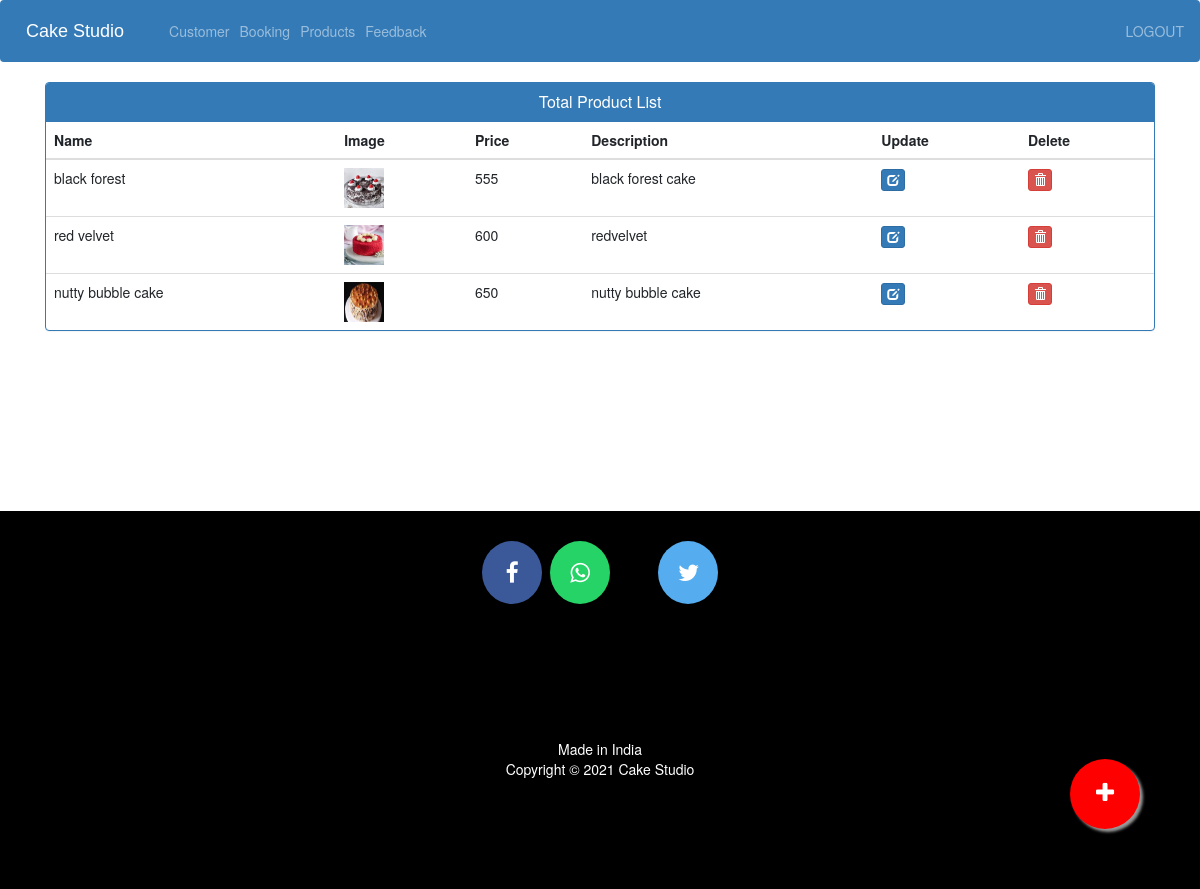
The page /admin-products (signed in) on the database its author committed.
### store/models.py (models this page shows, shortened)
class Product(models.Model):
    name = models.CharField(max_length=40)
    product_image = models.ImageField(upload_to='product_image/', null=True, blank=True)
    price = models.PositiveIntegerField()
    description = models.CharField(max_length=40)

### store/views.py (the view)
# urls.py: path('admin-products', views.admin_products_view, name='admin-products'),
@login_required(login_url='adminlogin')
def admin_products_view(request):
    products = models.Product.objects.all()
    return render(request, 'ecom/admin_products.html', {'products': products})

### store/templates/ecom/admin_products.html (shortened to what this page needs)
{% extends 'ecom/admin_base.html' %}
{% load static %}
{% block content %}
<head>
  <link href="//netdna.bootstrapcdn.com/bootstrap/3.0.0/css/bootstrap.min.css" rel="stylesheet" id="bootstrap-css">
</head>
<div class="container">
  <div class="panel panel-primary">
    <div class="panel-heading">
      <h6 class="panel-title">Total Product List</h6>
    </div>
    <table class="table table-hover" id="dev-table">
      <thead>
        <tr>
          <th>Name</th>
          <th>Image</th>
          <th>Price</th>
          <th>Description</th>
          <th>Update</th>
          <th>Delete</th>
        </tr>
      </thead>
      {% for p in products %}
  {% if p %}
      <tr>
        <td> {{p.name}}</td>
        <td> <img src="{{ p.product_image.url }}" alt="Profile Pic" height="40px" width="40px" /></td>
        <td>{{p.price}}</td>
        <td>{{p.description}}</td>
        <td><a class="btn btn-primary btn-xs" href="{% url 'update-product' p.id  %}"><span class="glyphicon glyphicon-edit"></span></a></td>
        <td><a class="btn btn-danger btn-xs" href="{% url 'delete-product' p.id  %}"><span class="glyphicon glyphicon-trash"></span></a></td>
      </tr>
      {% else %}
      <br><br><br>
      <h1>no products</h1>
      {% endif %}
      {% endfor %}
    </table>
  </div>
</div>
<a href="/admin-add-product" class="float">
<i class="fa fa-plus my-float"></i>
</a>
{% endblock content %}

### store/templates/ecom/admin_base.html (style rules this page uses)
.fa { font-size: 23px; width: 60px; text-align: center; text-decoration: none; margin: 5px 2px; border-radius: 50%; }

### store/templates/ecom/admin_products.html (style rules this page uses)
a:link { text-decoration: none; }
h6 { text-align: center; }
.float { position:fixed; width:70px; height:70px; bottom:60px; right:60px; background-color:red; color:#FFF; border-radius:50px; text-align:center; box-shadow: 3px 3px 3px #999; }
.my-float { margin-top:22px; }

### rows shown on the page
Product: name "black forest", product_image (picture), price "555", description "black forest cake"
Product: name "red velvet", product_image (picture), price "600", description "redvelvet"
Product: name "nutty bubble cake", product_image (picture), price "650", description "nutty bubble cake"
